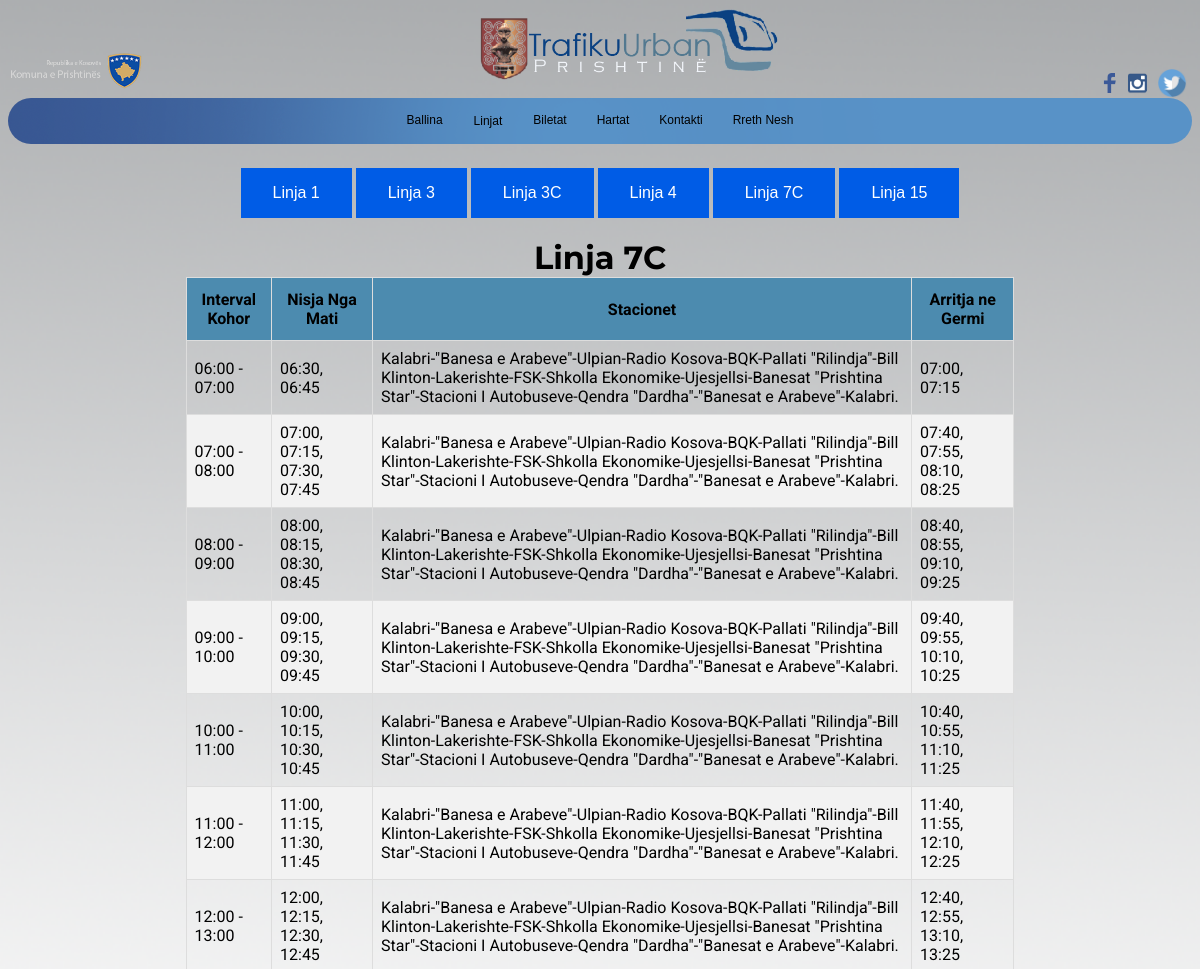
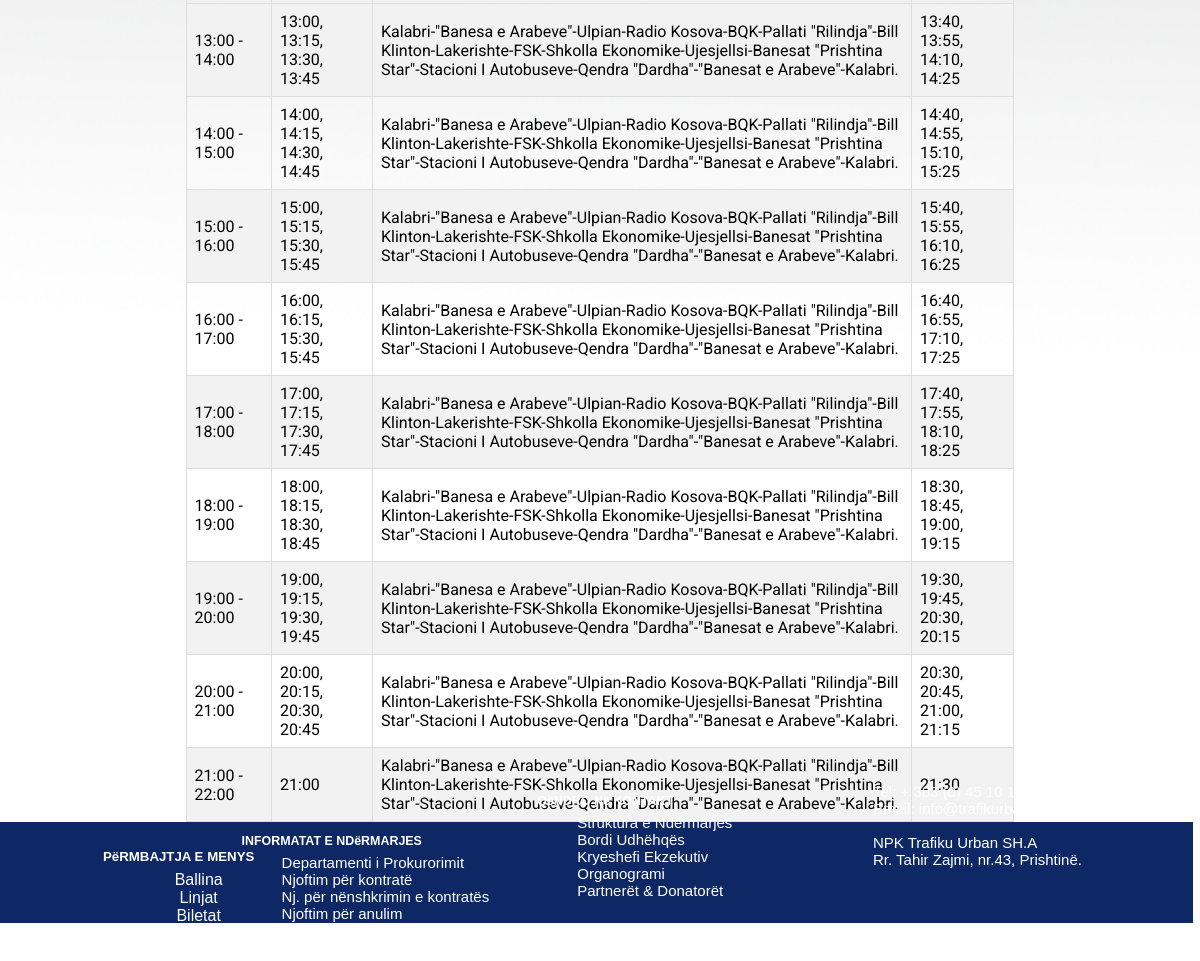
/html/linja7c.php, run on the app's committed database (2 pictures, top to bottom).
### tables this page shows
CREATE TABLE `linja7c` (
  `ID` int(11) NOT NULL,
  `Intervali Kohor` varchar(255) NOT NULL,
  `Nisja nga lagja Kalabri` varchar(255) NOT NULL,
  `Stacionet` text NOT NULL,
  `Arritja ne Kalabri` varchar(255) NOT NULL
);

### html/linja7c.php (the view, shortened to what this page needs)
<html>
    <head>
        <link rel="stylesheet" type="text/css" href="../css/linja7c.css">
        <link rel="stylesheet" type="text/css" href="../css/mediav1.css">
    </head>
    <body>
        <div class="header">
            <img id="twitter" src="../img/twittert.png" href="" style="margin-top: 60;width: 30px;float: right;margin-right: 5px">
            <a href="https://www.instagram.com/trafikuurban"><img id="insta" src="../img/instalogo.png"  style="margin-top: 60;width: 30px;float: right;margin-right: 5px"></a>
       <a href="https://www.facebook.com/trafikurban/"><img id="fb" src="../img/fbico.png" href="https://www.facebook.com/trafikurban/" style="margin-top:65;margin-right: 2px;float: right;width: 20px;">
        <div class="img2">
            <img src="../img/logo-k.png" id="logok" style="width:150px;float: left;margin-top: 40"> </a>
        </div>
    <div class="logokryesore">
    <a href="../index.html"><img id="logokryesore" src="../img/logofinalv3.png" style="/* margin-left: 800; */display: flex;justify-content: center;/* margin: auto; */width: 300;margin: auto;"></a>
  </div>
        <div class="nav">
            <ul id="ul">
                <li id="li"> <a href="../index.html">Ballina</a></li>
                <div class="dropdown">
                        <button class="dropbtn">Linjat</button>
                      </div>
                <li id="li"> <a href="biletat.html">Biletat</a></li>
                <li id="li"> <a href="hartat.html">Hartat</a></li>
                <li id="li"> <a href="kontakti.php">Kontakti</a></li>
                <li id="li"> <a href="rrethnesh.html">Rreth Nesh</a></li>
            </ul>
        </div>
        <div class="main">
            <form class="form" action="../html/linja1.php">
            <button class="button" >Linja 1</button>
            </form>
            <form action="../html/linja3.php">
            <button class="button">Linja 3</button>
        </form>
            <form action="../html/linja3c.php">
            <button class="button">Linja 3C</button>
        </form>
            <form action="../html/linja4.php">
            <button class="button">Linja 4</button>
        </form>
            <form action="../html/linja7c.php">
            <button class="button">Linja 7C</button>
        </form>
            <form action="../html/linja15.php">
            <button class="button">Linja 15</button>
        </form>
        </div>
        <h1 style="display:flex;justify-content:center;margin:auto;font-family: Montserrat;">Linja 7C</h1>
        <div class="table">
            <table id="customers" >
        <thead>
            <tr>
                <th>Interval Kohor</th>
                <th>Nisja Nga Mati</th>
                <th>Stacionet</th>
                <th>Arritja ne Germi</th>
            </tr>
        </thead>
        <div class="tbody1">
        <tbody>
        <?php
$servername = "127.0.0.1";
$username = "root";
$password = "";
$dbname = "trafikuurban";
$conn = new mysqli($servername, $username, $password, $dbname);
$sql = "SELECT * FROM linja7c";
$result = $conn->query($sql);
if ($result->num_rows > 0) {
    while($row = $result->fetch_assoc()) {
        echo "<tr>";
        echo "<td>".$row['Intervali Kohor']."</td>";
       echo "<td>".$row['Nisja nga lagja Kalabri']."</td>";
       echo "<td>". $row['Stacionet']."</td>";
       echo "<td>". $row['Arritja ne Kalabri']."</td>";
    }
} else {
    echo "0 results";
}
?>
</table>
</div>
         <footer>
            <div class="col1">
              <h5 >P&euml;RMBAJTJA E MENYS</h5>
              <ul>
                <li><a href="index.html">Ballina</a></li>
                <li><a href="html/orari.html">Linjat</a></li>
                <li><a href="html/biletat.html">Biletat</a></li>
                <li><a href="html/hartat.html">Hartat</a></li>
                <li><a href="html/kontakti.html">Kontakti</a></li>
              </ul>
            </div>
              <div class="col2">
                <h5 >INFORMATAT E ND&euml;RMARJES</h5>
                <ul>
                <li><a href="http://trafikurban-pr.com/shq/d-prokurimi-shq.html">Departamenti i Prokurorimit</a></li>
                <li><a href="http://trafikurban-pr.com/shq/d-prokurimi-kontakt-shq.html">Njoftim p&euml;r kontrat&euml;</a> </li>
                <li><a href="http://trafikurban-pr.com/shq/d-prokurimi-n-kontrate-shq.html">Nj. p&euml;r n&euml;nshkrimin e kontrat&euml;s</a></li>
                <li><a href="http://trafikurban-pr.com/shq/d-prokurimi-n-anulim-shq.html">Njoftim p&euml;r anulim</a></li>
              </ul>
              </div>
              <div class="col3">
                <h5 >Q&euml;NDRO N&euml; KONTAKT</h5>
                <ul>
                  <li>
            <a href="">Struktura e Nd&euml;rmarjes </a>
                  </li>
                  <li>
            <a href="http://trafikurban-pr.com/shq/information-2-shq.html">  Bordi Udh&euml;hq&euml;s</a>
                  </li>
                  <li>
            <a href="http://trafikurban-pr.com/shq/information-3-shq.html">Kryeshefi Ekzekutiv</a>
                  </li>
                  <li>
            <a href="http://trafikurban-pr.com/shq/information-5-shq.html">Organogrami</a>
                  </li>
                  <li>
            <a href="http://trafikurban-pr.com/shq/partner-donator-shq.html">Partner&euml;t & Donator&euml;t</a>
                  </li>
                </ul>
              </div>
              <div class="col4">
                <ul>
                  <li>Tel: + 383 (0) 45 10 11 22</li>
                  <li>Email: info@trafikurban-pr.com</li>
                  <li><br></li>
                  <li>NPK Trafiku Urban SH.A</li>
                  <li>Rr. Tahir Zajmi, nr.43, Prishtin&euml;.</li>
                </ul>
              </div>
                </footer>
    </body>
    </html>

### css/linja7c.css (style rules this page uses)
.table { width: 70%; display: flex; justify-content: center; margin: auto; }
#customers { font-family: 'Roboto', sans-serif; border-collapse: collapse; }
#customers td, #customers th { border: 0.5px solid #ddd; padding: 8px; font-family: 'Roboto', sans-serif; }
#customers tr:nth-child(even) { background-color: #f2f2f2; }
#customers th { padding-top: 12px; padding-bottom: 12px; text-align: left; background-color: rgb(76, 139, 175); color: black; font-family: 'Roboto', sans-serif; text-align: center; }
html { scroll-behavior: smooth; }
body { background-image: url(../img/backgroundv2.png); background-repeat:no-repeat; background-size:cover; }
.header { display: inline; border: 10px; }
.header img { display: flex; width: 300px; margin: auto; justify-content: center; }
.header :last-child { width: 150px; }
#ul { display: flex; justify-content: center; background-image: url("../img/line3.png" );width: 100%; list-style-type: none; margin: 0; padding: 0; border-radius: 25px; }
#li a { display: flex; justify-content: space-between; color: black; text-align: center; padding: 15px 15px; text-decoration: none; font-family: Arial, Helvetica, sans-serif; font-size: 18; }
.dropbtn { background-color: transparent; color: black; padding: 16px; font-size: 16px; border: none; cursor: pointer; animation-duration: 10ms; font-family: Arial, Helvetica, sans-serif; font-size: 18; }
.dropdown { position: relative; display: inline-block; }
.main { display: flex; justify-content: center; padding-top: 20px; }
.button { background-color: #005ce6; border: none; color: white; padding: 16px 32px; text-align: center; text-decoration: none; display: inline-block; font-size: 16px; margin: 4px 2px; transition-duration: 0.4s; cursor: pointer; }
.form { margin: 0%; }
footer { background-color: #0e2866; padding: 5px; text-align: center; color: white; font-family: 'Work Sans', sans-serif; list-style: none; margin: 0; margin-left: -8; margin-right: -8; }
.col1 { margin: auto; display: block; margin-left: 17%; margin-right: 10%; width:300px; margin-bottom: 20px; }
.col2 { margin: auto; display: block; margin-left: 31%; margin-right: 20%; width: 300px; font-size: 15; text-align: left; margin-bottom: 20px; margin-top: -7%; }
.col3 { margin: auto; display: block; margin-left: 45%; margin-right: 20%; width: 300px; font-size: 15; text-align: left; margin-bottom: 20px; width: 100%; margin-top: -6%; }
.col4 { margin: auto; display: block; margin-left: 60%; width: 300px; font-size: 15; text-align: left; margin-bottom: 20px; margin-top: -6%; }
li a { color: white; list-style: none; text-decoration: none; }
ul { list-style: none; margin: 0; margin-top: -15; }

### css/mediav1.css (style rules this page uses)
@media (min-width: 1025px) and (max-width: 1280px) { .dropbtn { font-size: 12; } }
@media (min-width: 1025px) and (max-width: 1280px) { #li a { font-size: 12; } }
@media (min-width: 1025px) and (max-width: 1280px) { footer { width: 99.9%; } }
@media (min-width: 1025px) and (max-width: 1280px) { .col1 { margin: auto; margin-left: 2%; width: 300px; margin-bottom: 50; } }
@media (min-width: 1025px) and (max-width: 1280px) { .col2 { margin: auto; display: block; margin-left: 20%; width: 300px; font-size: 15; margin-bottom: 50; margin-top: -15%; } }
@media (min-width: 1025px) and (max-width: 1280px) { .col3 { margin: auto; display: block; margin-left: 45%; width: 300px; font-size: 15; margin-bottom: 50; margin-top: -15%; } }
@media (min-width: 1025px) and (max-width: 1280px) { .col4 { margin: auto; display: block; margin-left: 70%; width: 300px; font-size: 15; text-align: left; margin-bottom: 50; margin-top: -14%; } }
@media (min-width: 1025px) and (max-width: 1280px) { #logokryesore { display: flex; justify-content: center; width: 300; margin-left: 20%; } }

### data on the page
linja7c: Intervali Kohor "06:00 - 07:00", Nisja nga lagja Kalabri "06:30, 06:45", Stacionet "Kalabri-\"Banesa e Arabeve\"-Ulpian-Radio Kosova-BQK-Pallati \"Rilindja\"-Bill Klinton-Lakerishte-FSK-Shkolla Ekonomike-Ujesjellsi-Banesat \"Prishtina Star\"-Stacioni I Autobuseve-Qendra \"Dardha\"-\"Banesat e Arabeve\"-Kalabri.", Arritja ne Kalabri "07:00, 07:15"
linja7c: Intervali Kohor "07:00 - 08:00", Nisja nga lagja Kalabri "07:00, 07:15, 07:30, 07:45", Stacionet "Kalabri-\"Banesa e Arabeve\"-Ulpian-Radio Kosova-BQK-Pallati \"Rilindja\"-Bill Klinton-Lakerishte-FSK-Shkolla Ekonomike-Ujesjellsi-Banesat \"Prishtina Star\"-Stacioni I Autobuseve-Qendra \"Dardha\"-\"Banesat e Arabeve\"-Kalabri.", Arritja ne Kalabri "07:40, 07:55, 08:10, 08:25"
linja7c: Intervali Kohor "08:00 - 09:00", Nisja nga lagja Kalabri "08:00, 08:15, 08:30, 08:45", Stacionet "Kalabri-\"Banesa e Arabeve\"-Ulpian-Radio Kosova-BQK-Pallati \"Rilindja\"-Bill Klinton-Lakerishte-FSK-Shkolla Ekonomike-Ujesjellsi-Banesat \"Prishtina Star\"-Stacioni I Autobuseve-Qendra \"Dardha\"-\"Banesat e Arabeve\"-Kalabri.", Arritja ne Kalabri "08:40, 08:55, 09:10, 09:25"
linja7c: Intervali Kohor "09:00 - 10:00", Nisja nga lagja Kalabri "09:00, 09:15, 09:30, 09:45", Stacionet "Kalabri-\"Banesa e Arabeve\"-Ulpian-Radio Kosova-BQK-Pallati \"Rilindja\"-Bill Klinton-Lakerishte-FSK-Shkolla Ekonomike-Ujesjellsi-Banesat \"Prishtina Star\"-Stacioni I Autobuseve-Qendra \"Dardha\"-\"Banesat e Arabeve\"-Kalabri.", Arritja ne Kalabri "09:40, 09:55, 10:10, 10:25"
linja7c: Intervali Kohor "10:00 - 11:00", Nisja nga lagja Kalabri "10:00, 10:15, 10:30, 10:45", Stacionet "Kalabri-\"Banesa e Arabeve\"-Ulpian-Radio Kosova-BQK-Pallati \"Rilindja\"-Bill Klinton-Lakerishte-FSK-Shkolla Ekonomike-Ujesjellsi-Banesat \"Prishtina Star\"-Stacioni I Autobuseve-Qendra \"Dardha\"-\"Banesat e Arabeve\"-Kalabri.", Arritja ne Kalabri "10:40, 10:55, 11:10, 11:25"
linja7c: Intervali Kohor "11:00 - 12:00", Nisja nga lagja Kalabri "11:00, 11:15, 11:30, 11:45", Stacionet "Kalabri-\"Banesa e Arabeve\"-Ulpian-Radio Kosova-BQK-Pallati \"Rilindja\"-Bill Klinton-Lakerishte-FSK-Shkolla Ekonomike-Ujesjellsi-Banesat \"Prishtina Star\"-Stacioni I Autobuseve-Qendra \"Dardha\"-\"Banesat e Arabeve\"-Kalabri.", Arritja ne Kalabri "11:40, 11:55, 12:10, 12:25"
linja7c: Intervali Kohor "12:00 - 13:00", Nisja nga lagja Kalabri "12:00, 12:15, 12:30, 12:45", Stacionet "Kalabri-\"Banesa e Arabeve\"-Ulpian-Radio Kosova-BQK-Pallati \"Rilindja\"-Bill Klinton-Lakerishte-FSK-Shkolla Ekonomike-Ujesjellsi-Banesat \"Prishtina Star\"-Stacioni I Autobuseve-Qendra \"Dardha\"-\"Banesat e Arabeve\"-Kalabri.", Arritja ne Kalabri "12:40, 12:55, 13:10, 13:25"
linja7c: Intervali Kohor "13:00 - 14:00", Nisja nga lagja Kalabri "13:00, 13:15, 13:30, 13:45", Stacionet "Kalabri-\"Banesa e Arabeve\"-Ulpian-Radio Kosova-BQK-Pallati \"Rilindja\"-Bill Klinton-Lakerishte-FSK-Shkolla Ekonomike-Ujesjellsi-Banesat \"Prishtina Star\"-Stacioni I Autobuseve-Qendra \"Dardha\"-\"Banesat e Arabeve\"-Kalabri.", Arritja ne Kalabri "13:40, 13:55, 14:10, 14:25"
linja7c: Intervali Kohor "14:00 - 15:00", Nisja nga lagja Kalabri "14:00, 14:15, 14:30, 14:45", Stacionet "Kalabri-\"Banesa e Arabeve\"-Ulpian-Radio Kosova-BQK-Pallati \"Rilindja\"-Bill Klinton-Lakerishte-FSK-Shkolla Ekonomike-Ujesjellsi-Banesat \"Prishtina Star\"-Stacioni I Autobuseve-Qendra \"Dardha\"-\"Banesat e Arabeve\"-Kalabri.", Arritja ne Kalabri "14:40, 14:55, 15:10, 15:25"
linja7c: Intervali Kohor "15:00 - 16:00", Nisja nga lagja Kalabri "15:00, 15:15, 15:30, 15:45", Stacionet "Kalabri-\"Banesa e Arabeve\"-Ulpian-Radio Kosova-BQK-Pallati \"Rilindja\"-Bill Klinton-Lakerishte-FSK-Shkolla Ekonomike-Ujesjellsi-Banesat \"Prishtina Star\"-Stacioni I Autobuseve-Qendra \"Dardha\"-\"Banesat e Arabeve\"-Kalabri.", Arritja ne Kalabri "15:40, 15:55, 16:10, 16:25"
linja7c: Intervali Kohor "16:00 - 17:00", Nisja nga lagja Kalabri "16:00, 16:15, 15:30, 15:45", Stacionet "Kalabri-\"Banesa e Arabeve\"-Ulpian-Radio Kosova-BQK-Pallati \"Rilindja\"-Bill Klinton-Lakerishte-FSK-Shkolla Ekonomike-Ujesjellsi-Banesat \"Prishtina Star\"-Stacioni I Autobuseve-Qendra \"Dardha\"-\"Banesat e Arabeve\"-Kalabri.", Arritja ne Kalabri "16:40, 16:55, 17:10, 17:25"
linja7c: Intervali Kohor "17:00 - 18:00", Nisja nga lagja Kalabri "17:00, 17:15, 17:30, 17:45", Stacionet "Kalabri-\"Banesa e Arabeve\"-Ulpian-Radio Kosova-BQK-Pallati \"Rilindja\"-Bill Klinton-Lakerishte-FSK-Shkolla Ekonomike-Ujesjellsi-Banesat \"Prishtina Star\"-Stacioni I Autobuseve-Qendra \"Dardha\"-\"Banesat e Arabeve\"-Kalabri.", Arritja ne Kalabri "17:40, 17:55, 18:10, 18:25"
linja7c: Intervali Kohor "18:00 - 19:00", Nisja nga lagja Kalabri "18:00, 18:15, 18:30, 18:45", Stacionet "Kalabri-\"Banesa e Arabeve\"-Ulpian-Radio Kosova-BQK-Pallati \"Rilindja\"-Bill Klinton-Lakerishte-FSK-Shkolla Ekonomike-Ujesjellsi-Banesat \"Prishtina Star\"-Stacioni I Autobuseve-Qendra \"Dardha\"-\"Banesat e Arabeve\"-Kalabri.", Arritja ne Kalabri "18:30, 18:45, 19:00, 19:15"
linja7c: Intervali Kohor "19:00 - 20:00", Nisja nga lagja Kalabri "19:00, 19:15, 19:30, 19:45", Stacionet "Kalabri-\"Banesa e Arabeve\"-Ulpian-Radio Kosova-BQK-Pallati \"Rilindja\"-Bill Klinton-Lakerishte-FSK-Shkolla Ekonomike-Ujesjellsi-Banesat \"Prishtina Star\"-Stacioni I Autobuseve-Qendra \"Dardha\"-\"Banesat e Arabeve\"-Kalabri.", Arritja ne Kalabri "19:30, 19:45, 20:30, 20:15"
linja7c: Intervali Kohor "20:00 - 21:00", Nisja nga lagja Kalabri "20:00, 20:15, 20:30, 20:45", Stacionet "Kalabri-\"Banesa e Arabeve\"-Ulpian-Radio Kosova-BQK-Pallati \"Rilindja\"-Bill Klinton-Lakerishte-FSK-Shkolla Ekonomike-Ujesjellsi-Banesat \"Prishtina Star\"-Stacioni I Autobuseve-Qendra \"Dardha\"-\"Banesat e Arabeve\"-Kalabri.", Arritja ne Kalabri "20:30, 20:45, 21:00, 21:15"
linja7c: Intervali Kohor "21:00 - 22:00", Nisja nga lagja Kalabri "21:00", Stacionet "Kalabri-\"Banesa e Arabeve\"-Ulpian-Radio Kosova-BQK-Pallati \"Rilindja\"-Bill Klinton-Lakerishte-FSK-Shkolla Ekonomike-Ujesjellsi-Banesat \"Prishtina Star\"-Stacioni I Autobuseve-Qendra \"Dardha\"-\"Banesat e Arabeve\"-Kalabri.", Arritja ne Kalabri "21:30"
